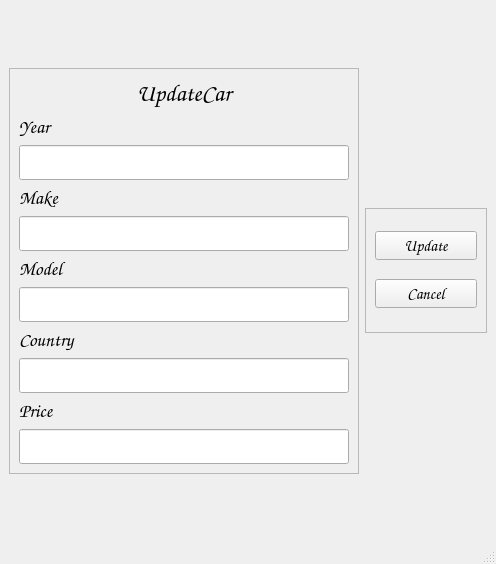
<?xml version="1.0" encoding="UTF-8"?>
<ui version="4.0">
 <class>editForm</class>
 <widget class="QMainWindow" name="editForm">
  <property name="geometry">
   <rect>
    <x>0</x>
    <y>0</y>
    <width>496</width>
    <height>564</height>
   </rect>
  </property>
  <property name="windowTitle">
   <string>Edit Form</string>
  </property>
  <widget class="QWidget" name="centralwidget">
   <layout class="QGridLayout" name="gridLayout">
    <item row="0" column="0">
     <widget class="QFrame" name="frameCarFormUpdate">
      <property name="minimumSize">
       <size>
        <width>250</width>
        <height>0</height>
       </size>
      </property>
      <property name="maximumSize">
       <size>
        <width>350</width>
        <height>16777215</height>
       </size>
      </property>
      <property name="frameShape">
       <enum>QFrame::StyledPanel</enum>
      </property>
      <property name="frameShadow">
       <enum>QFrame::Raised</enum>
      </property>
      <layout class="QVBoxLayout" name="verticalLayout_2">
       <item>
        <widget class="QLabel" name="labelUpdateCar">
         <property name="font">
          <font>
           <family>Comic Sans MS</family>
           <pointsize>18</pointsize>
           <weight>75</weight>
           <bold>true</bold>
          </font>
         </property>
         <property name="text">
          <string>UpdateCar</string>
         </property>
         <property name="alignment">
          <set>Qt::AlignCenter</set>
         </property>
        </widget>
       </item>
       <item>
        <widget class="QLabel" name="labelYear">
         <property name="font">
          <font>
           <family>Comic Sans MS</family>
           <pointsize>14</pointsize>
          </font>
         </property>
         <property name="text">
          <string>Year</string>
         </property>
        </widget>
       </item>
       <item>
        <widget class="QLineEdit" name="inputYear">
         <property name="font">
          <font>
           <family>Ink Free</family>
           <pointsize>14</pointsize>
          </font>
         </property>
        </widget>
       </item>
       <item>
        <widget class="QLabel" name="labelMake">
         <property name="font">
          <font>
           <family>Comic Sans MS</family>
           <pointsize>14</pointsize>
          </font>
         </property>
         <property name="text">
          <string>Make</string>
         </property>
        </widget>
       </item>
       <item>
        <widget class="QLineEdit" name="inputMake">
         <property name="font">
          <font>
           <family>Ink Free</family>
           <pointsize>14</pointsize>
          </font>
         </property>
        </widget>
       </item>
       <item>
        <widget class="QLabel" name="labelModel">
         <property name="font">
          <font>
           <family>Comic Sans MS</family>
           <pointsize>14</pointsize>
          </font>
         </property>
         <property name="text">
          <string>Model</string>
         </property>
        </widget>
       </item>
       <item>
        <widget class="QLineEdit" name="inputModel">
         <property name="font">
          <font>
           <family>Ink Free</family>
           <pointsize>14</pointsize>
          </font>
         </property>
        </widget>
       </item>
       <item>
        <widget class="QLabel" name="labelCountry">
         <property name="font">
          <font>
           <family>Comic Sans MS</family>
           <pointsize>14</pointsize>
          </font>
         </property>
         <property name="text">
          <string>Country</string>
         </property>
        </widget>
       </item>
       <item>
        <widget class="QLineEdit" name="inputCountry">
         <property name="font">
          <font>
           <family>Ink Free</family>
           <pointsize>14</pointsize>
          </font>
         </property>
        </widget>
       </item>
       <item>
        <widget class="QLabel" name="labelPrice">
         <property name="font">
          <font>
           <family>Comic Sans MS</family>
           <pointsize>14</pointsize>
          </font>
         </property>
         <property name="text">
          <string>Price</string>
         </property>
        </widget>
       </item>
       <item>
        <widget class="QLineEdit" name="inputPrice">
         <property name="font">
          <font>
           <family>Ink Free</family>
           <pointsize>14</pointsize>
          </font>
         </property>
        </widget>
       </item>
      </layout>
     </widget>
    </item>
    <item row="0" column="1">
     <widget class="QFrame" name="frameEditControls">
      <property name="minimumSize">
       <size>
        <width>0</width>
        <height>0</height>
       </size>
      </property>
      <property name="maximumSize">
       <size>
        <width>16777215</width>
        <height>125</height>
       </size>
      </property>
      <property name="frameShape">
       <enum>QFrame::StyledPanel</enum>
      </property>
      <property name="frameShadow">
       <enum>QFrame::Raised</enum>
      </property>
      <layout class="QVBoxLayout" name="verticalLayout">
       <item>
        <widget class="QPushButton" name="updateBtn">
         <property name="font">
          <font>
           <family>Comic Sans MS</family>
           <pointsize>12</pointsize>
          </font>
         </property>
         <property name="text">
          <string>Update</string>
         </property>
        </widget>
       </item>
       <item>
        <widget class="QPushButton" name="cancelUpdateBtn">
         <property name="font">
          <font>
           <family>Comic Sans MS</family>
           <pointsize>12</pointsize>
          </font>
         </property>
         <property name="text">
          <string>Cancel</string>
         </property>
        </widget>
       </item>
      </layout>
     </widget>
    </item>
   </layout>
  </widget>
  <widget class="QMenuBar" name="menubar">
   <property name="geometry">
    <rect>
     <x>0</x>
     <y>0</y>
     <width>496</width>
     <height>26</height>
    </rect>
   </property>
  </widget>
  <widget class="QStatusBar" name="statusbar"/>
 </widget>
 <resources/>
 <connections/>
</ui>
